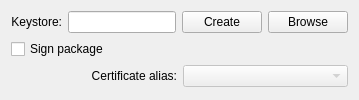
     <widget class="QWidget" name="tab_5">
      <attribute name="title">
       <string>Sign package</string>
      </attribute>
      <layout class="QFormLayout" name="formLayout_3">
       <item row="0" column="0">
        <layout class="QGridLayout" name="gridLayout_3">
         <item row="0" column="0">
          <layout class="QHBoxLayout" name="horizontalLayout_4">
           <item>
            <widget class="QLabel" name="KeystoreLocationLabel">
             <property name="text">
              <string>Keystore:</string>
             </property>
             <property name="alignment">
              <set>Qt::AlignRight|Qt::AlignTrailing|Qt::AlignVCenter</set>
             </property>
            </widget>
           </item>
           <item>
            <widget class="QLineEdit" name="KeystoreLocationLineEdit">
             <property name="readOnly">
              <bool>true</bool>
             </property>
            </widget>
           </item>
           <item>
            <widget class="QPushButton" name="KeystoreCreatePushButton">
             <property name="text">
              <string>Create</string>
             </property>
            </widget>
           </item>
           <item>
            <widget class="QPushButton" name="KeystoreLocationPushButton">
             <property name="text">
              <string>Browse</string>
             </property>
            </widget>
           </item>
          </layout>
         </item>
         <item row="1" column="0">
          <widget class="QCheckBox" name="signPackageCheckBox">
           <property name="text">
            <string>Sign package</string>
           </property>
          </widget>
         </item>
         <item row="2" column="0">
          <layout class="QHBoxLayout" name="horizontalLayout_5">
           <item>
            <widget class="QLabel" name="KeystoreLocationLabel_2">
             <property name="text">
              <string>Certificate alias:</string>
             </property>
             <property name="alignment">
              <set>Qt::AlignRight|Qt::AlignTrailing|Qt::AlignVCenter</set>
             </property>
            </widget>
           </item>
           <item>
            <widget class="QComboBox" name="certificatesAliasComboBox">
             <property name="enabled">
              <bool>false</bool>
             </property>
            </widget>
           </item>
          </layout>
         </item>
        </layout>
       </item>
      </layout>
      <zorder></zorder>
     </widget>
